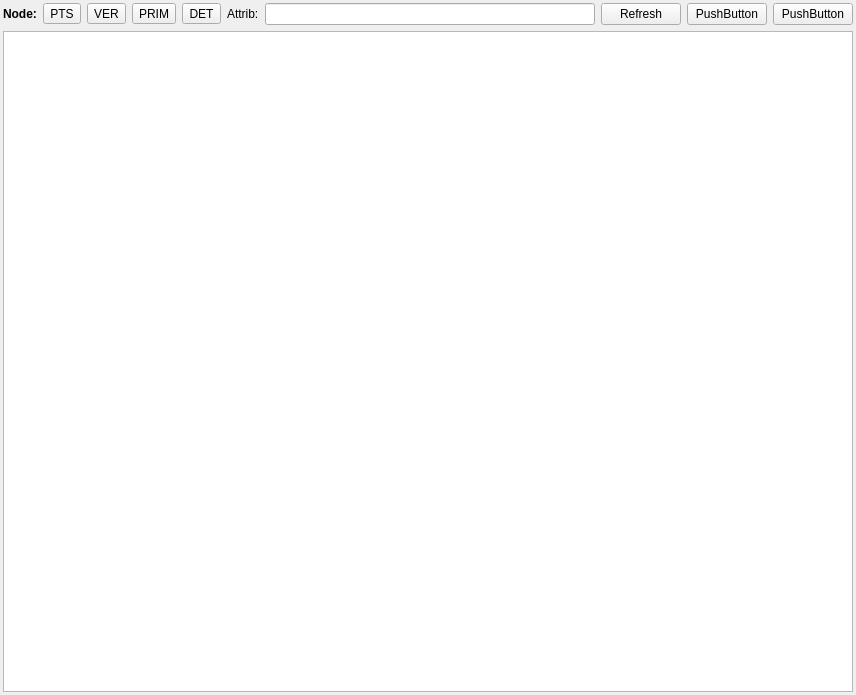
<?xml version="1.0" encoding="UTF-8"?>
<ui version="4.0">
 <class>Form</class>
 <widget class="QWidget" name="Form">
  <property name="geometry">
   <rect>
    <x>0</x>
    <y>0</y>
    <width>856</width>
    <height>695</height>
   </rect>
  </property>
  <property name="windowTitle">
   <string>Form</string>
  </property>
  <layout class="QGridLayout" name="gridLayout">
   <property name="leftMargin">
    <number>3</number>
   </property>
   <property name="topMargin">
    <number>3</number>
   </property>
   <property name="rightMargin">
    <number>3</number>
   </property>
   <property name="bottomMargin">
    <number>3</number>
   </property>
   <item row="0" column="0">
    <layout class="QVBoxLayout" name="verticalLayout">
     <item>
      <layout class="QHBoxLayout" name="horizontalLayout">
       <item>
        <widget class="QLabel" name="node_lbl">
         <property name="font">
          <font>
           <weight>75</weight>
           <bold>true</bold>
          </font>
         </property>
         <property name="text">
          <string>Node:</string>
         </property>
        </widget>
       </item>
       <item>
        <widget class="QToolButton" name="toolButton">
         <property name="text">
          <string>PTS</string>
         </property>
        </widget>
       </item>
       <item>
        <widget class="QToolButton" name="toolButton_2">
         <property name="text">
          <string>VER</string>
         </property>
        </widget>
       </item>
       <item>
        <widget class="QToolButton" name="toolButton_3">
         <property name="text">
          <string>PRIM</string>
         </property>
        </widget>
       </item>
       <item>
        <widget class="QToolButton" name="toolButton_4">
         <property name="text">
          <string>DET</string>
         </property>
        </widget>
       </item>
       <item>
        <widget class="QLabel" name="label_2">
         <property name="text">
          <string>Attrib:</string>
         </property>
        </widget>
       </item>
       <item>
        <widget class="QLineEdit" name="lineEdit"/>
       </item>
       <item>
        <widget class="QPushButton" name="refresh_btn">
         <property name="text">
          <string>Refresh</string>
         </property>
        </widget>
       </item>
       <item>
        <widget class="QPushButton" name="pushButton">
         <property name="text">
          <string>PushButton</string>
         </property>
        </widget>
       </item>
       <item>
        <widget class="QPushButton" name="pushButton_3">
         <property name="text">
          <string>PushButton</string>
         </property>
        </widget>
       </item>
      </layout>
     </item>
    </layout>
   </item>
   <item row="1" column="0">
    <layout class="QVBoxLayout" name="verticalLayout_2">
     <item>
      <widget class="QTableWidget" name="data_tbl"/>
     </item>
    </layout>
   </item>
  </layout>
 </widget>
 <resources/>
 <connections/>
</ui>
